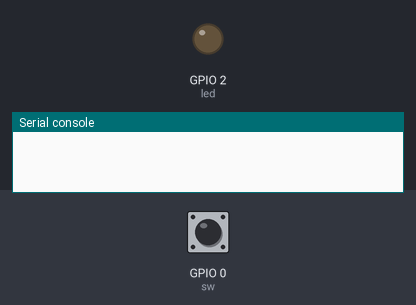
Bench run of a program on a simulated ESP32 board running MicroPython. On the bench: output pins drawn as LEDs (lit = HIGH), the last lines printed to the serial console. Dashed ring = blinking. The test bench sets the inputs (shaded band); at power-on: GPIO 0 (sw) HIGH.

Above: at 1.2 s.
1.3 s: GPIO 0 (sw) pulled LOW for 0.15 s
At 1.55 s:
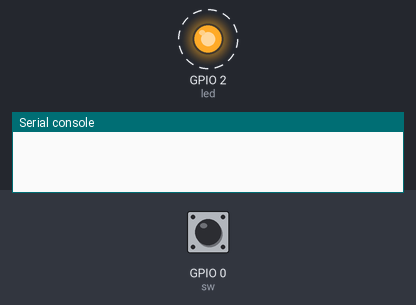
4.3 s: GPIO 0 (sw) pulled LOW for 1 s
At 6.8 s:
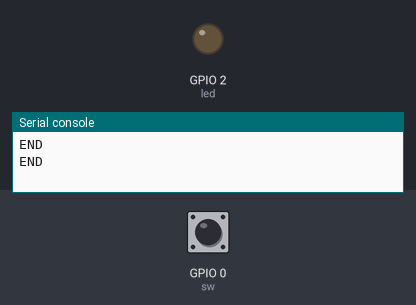
7.3 s: GPIO 0 (sw) pulled LOW for 3.2 s
At 7.55 s:
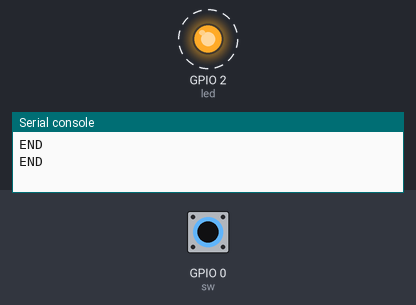
Timing chart, 0 to 12.7 s (numbered marks = the images above; inputs shaded):
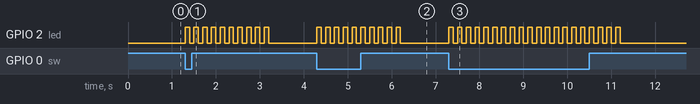

The program:

Function_blink_led.py
```python
from machine import Pin
import time

led = Pin(2, Pin.OUT) # LED on bord
sw = Pin(0, Pin.IN) # pin sw onbord

def blink_led(num, t_on, t_off, msg):
    counter = 0
    while(counter < num):
        led.on()
        time.sleep(t_on)
        led.off()
        time.sleep(t_off)
        counter += 1
    print(msg)

while True:
    if(sw.value()==0): # if value = 0
        blink_led(10,0.10,0.10,'END')
```

Measured:
- after the input at 1.3 s, GPIO 2 (led): alternates HIGH for 0.10 s and LOW for 0.10 s, 20 changes in all, then stays LOW, starting at once
- after the input at 4.3 s, GPIO 2 (led): alternates HIGH for 0.10 s and LOW for 0.10 s, 20 changes in all, then stays LOW, starting at once
- after the input at 7.3 s, GPIO 2 (led): alternates HIGH for 0.10 s and LOW for 0.10 s, 40 changes in all, then stays LOW, starting at once
